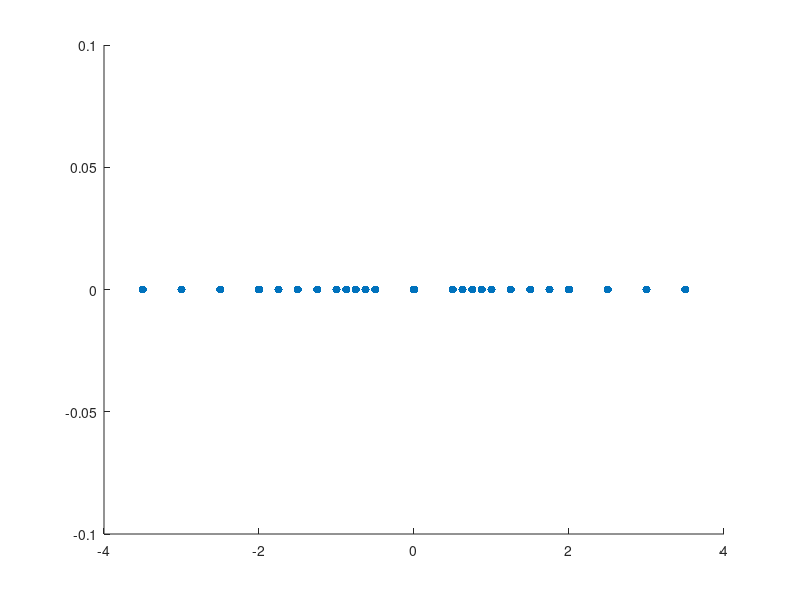
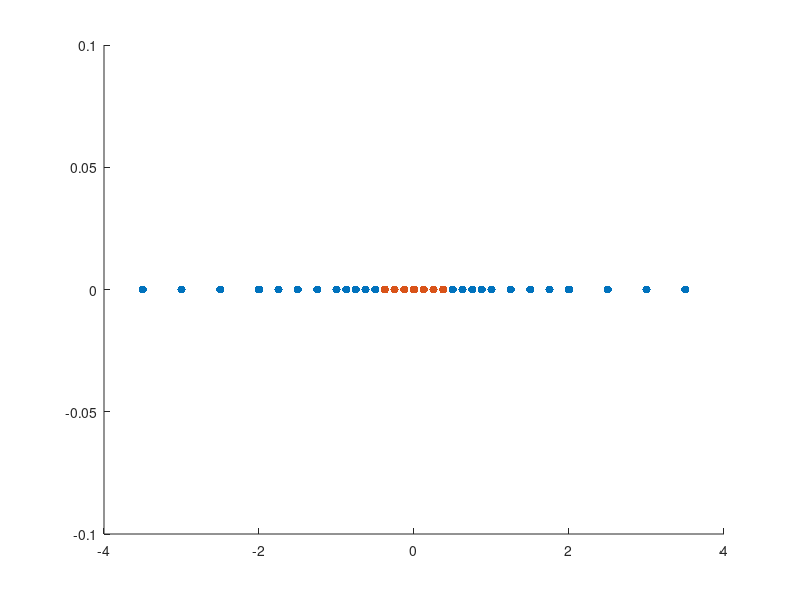

The MATLAB source for these figures, in order:
A = [0 -3.5; 0 -3; 0 -2.5; 0 -2; 0 -1.75; 0 -1.5; 0 -1.25; 0 -1; 0 -0.875; 0 -0.75; 0 -0.625; 0 -0.5; 0 0; 
     0 0.5; 0 0.625; 0 0.75; 0 0.875; 0 1; 0 1.25; 0 1.5; 0 1.75; 0 2; 0 2.5; 0 3; 0 3.5];

axis([-4 4 -0.1 0.1]);
hold on
scatter(A(:,2),A(:,1),'filled');
figure;

B = [0 -0.375; 0 -0.25; 0 -0.125; 0 0; 0 0.125; 0 0.25; 0 0.375];

axis([-4 4 -0.1 0.1]);
hold on
scatter(A(:,2),A(:,1),'filled');
scatter(B(:,2),B(:,1),'filled');
